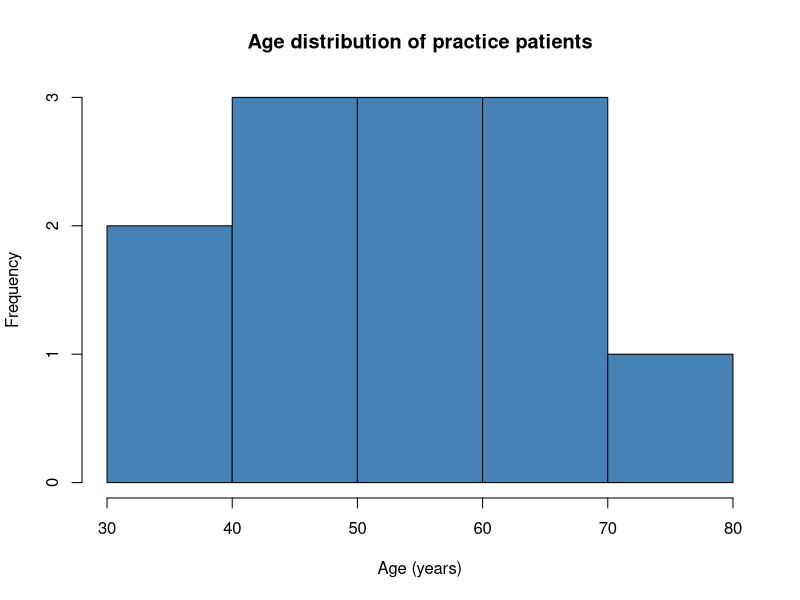
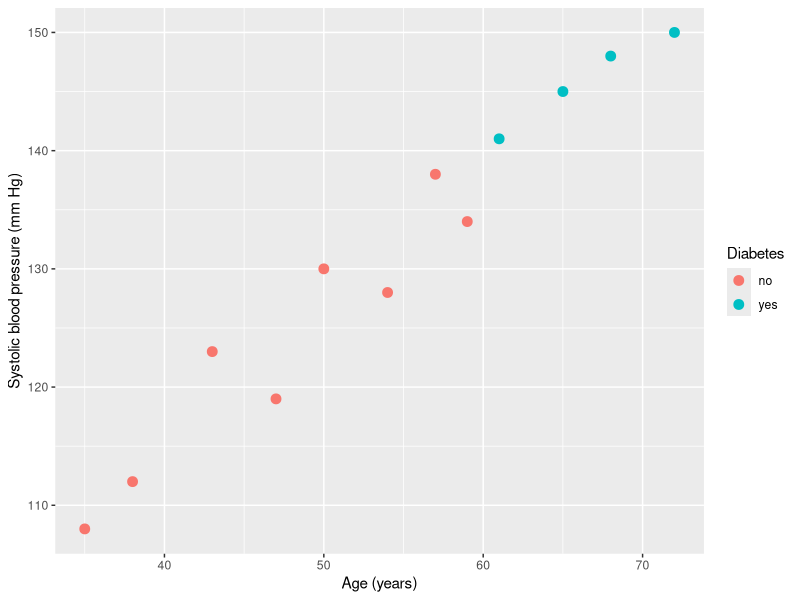

These figures' R source, in order:
# A first R script: run it to check that R works in your Codespace.
#
# Click on a line and press Ctrl+Enter (Cmd+Enter on a Mac) to run it. R starts
# in the terminal at the bottom the first time. To run the whole file, select
# everything first (Ctrl+A, or Cmd+A on a Mac), then press Ctrl+Enter.

# Read the small practice dataset that sits next to this file,
# and show the first few rows
patients <- read.csv("patients.csv")
head(patients)

# The average age, and the average systolic blood pressure
mean(patients$age)
mean(patients$systolic_bp)

# A first chart: it opens in an "R Plot" tab
hist(patients$age,
     main = "Age distribution of practice patients",
     xlab = "Age (years)",
     col  = "steelblue")

# A chart with ggplot2, which also checks that the course packages are installed
library(ggplot2)

ggplot(patients, aes(x = age, y = systolic_bp, colour = diabetes)) +
  geom_point(size = 3) +
  labs(x = "Age (years)", y = "Systolic blood pressure (mm Hg)",
       colour = "Diabetes")
